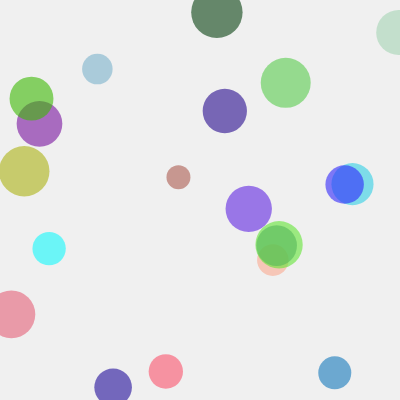
Frame 1 (no input)
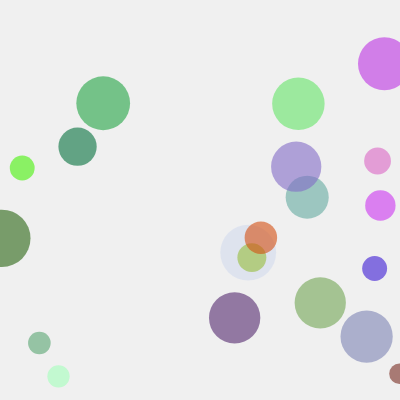
Frame 2 (the mouse pressed at the canvas centre, redrawn once)

The p5.js sketch that drew these frames (run headless with seeded random() and noise() and a simulated clock; the mouse was pressed at the canvas centre and the sketch redrawn once):

// p5.js sketch
// ── sketch.js
function setup() {
  createCanvas(400, 400);
  noLoop();
}

function draw() {
  background(240);

  for (let i = 0; i < 20; i++) {
    let x = random(width);
    let y = random(height);
    let size = random(20, 60);

    fill(random(255), random(255), random(255), 150);
    noStroke();
    ellipse(x, y, size);
  }
}

/*started by experimenting with random shapes”
Each refresh creates a different design”
Exploring colour and placement”*/
